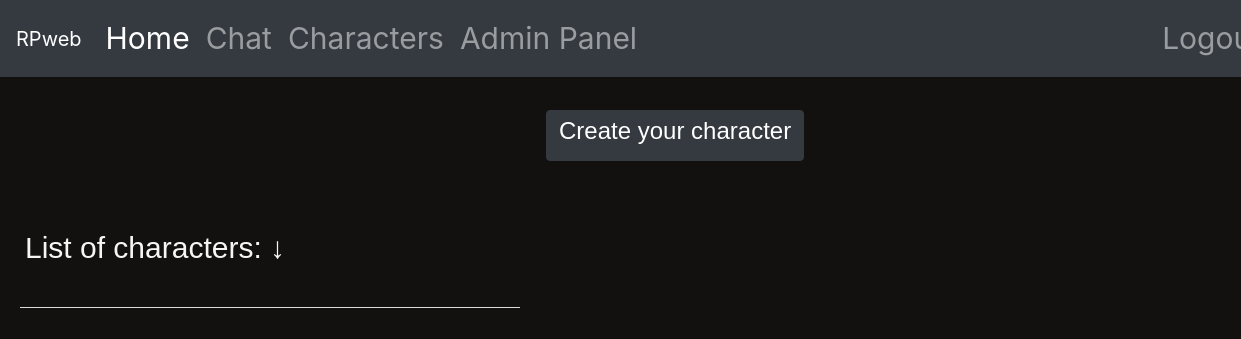
Page /characters/ (signed in) on the earlier database version.
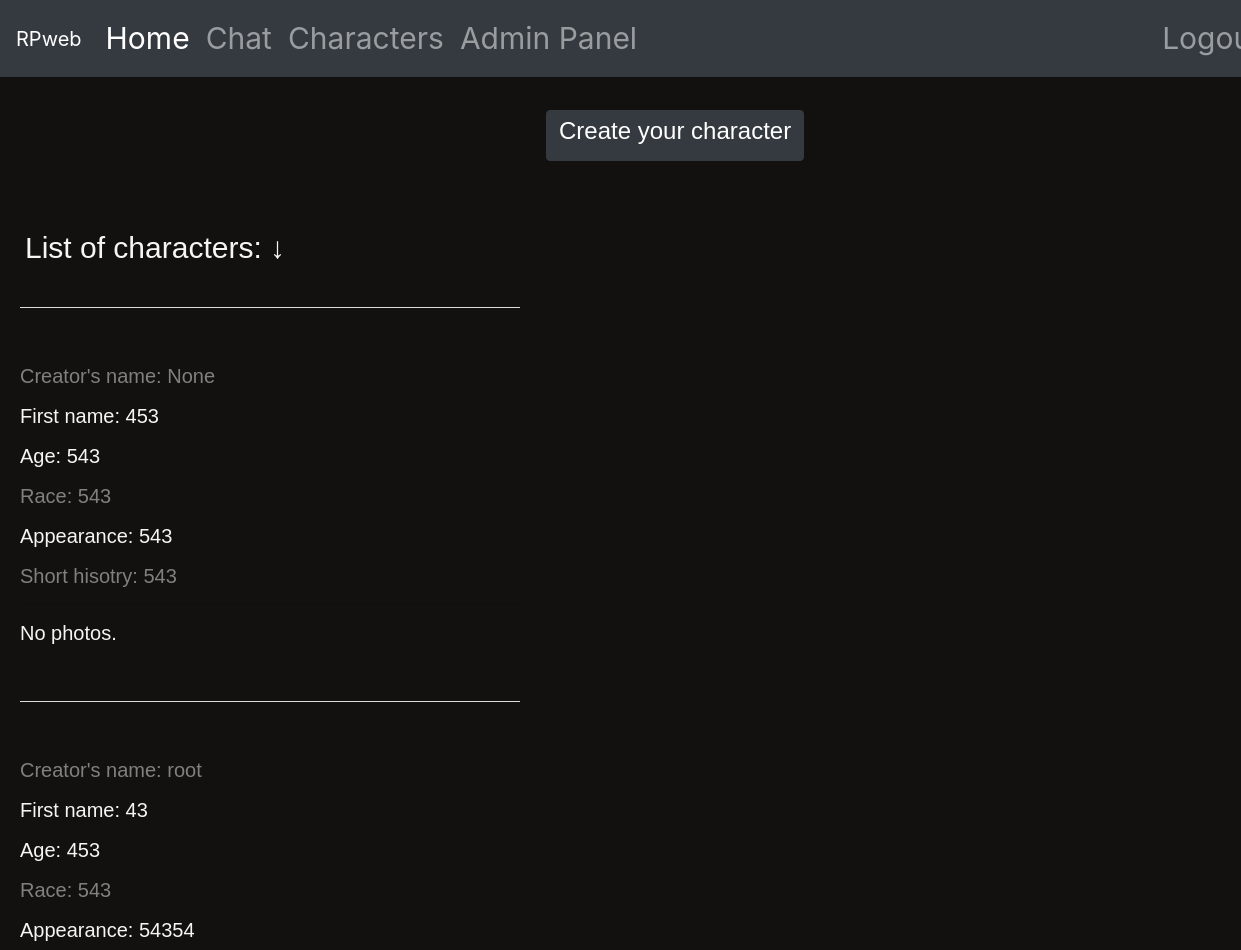
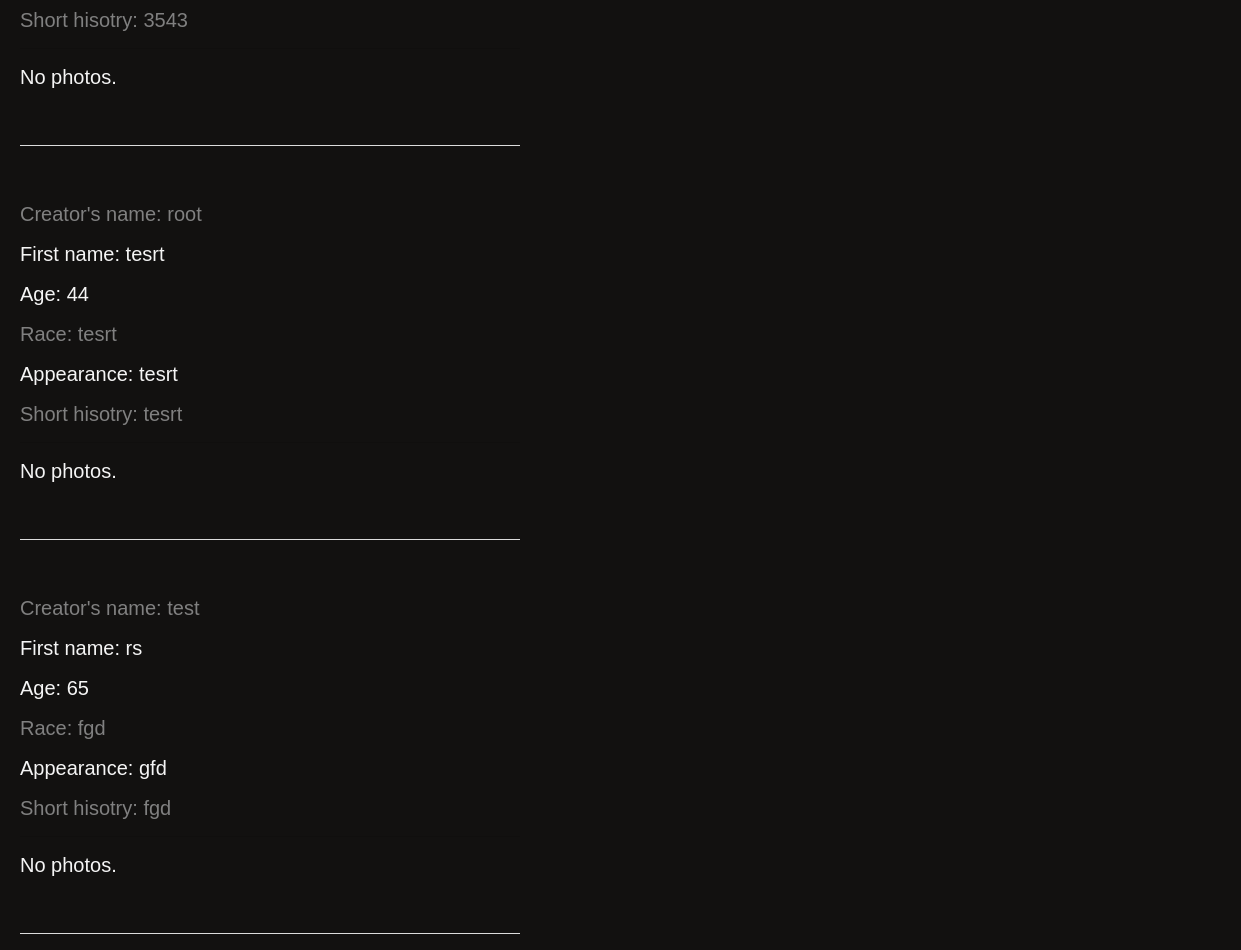
Same page on the later database version (2 pictures, top to bottom).
### chat/models.py (models this page shows, shortened)
class Character(models.Model):
    author = models.ForeignKey(User, db_index=True, null=True, default=User, on_delete=models.CASCADE)
    first_name = models.CharField(max_length=200, null=True)
    last_name = models.CharField(max_length=200, null=True)
    age = models.DecimalField(max_digits=12, decimal_places=0, null=True)
    race = models.CharField(max_length=100, null=True)
    appearance = models.TextField(max_length=500, null=True)
    short_hisotry = models.TextField(max_length=500, null=True)
    img = models.ImageField(null=True, blank=True, upload_to='images/')

### chat/views.py (the view)
# urls.py: path('characters/', characters, name='characters'),
def characters(request):
    data = Character.objects.all()
    file = Character(request.FILES)
    return render(request, 'chat/char.html', {'data': data, 'file': file})

### chat/templates/chat/char.html (shortened to what this page needs)
{% extends 'chat/base.html' %}
{% block content %}
{% if user.is_authenticated == False %}
<div class="user-not-login">
    <p class="user-not-loginh5">
        If you want to see this content <br>
        You must to login ➜ <a href="{% url 'login' %}" class="user-not-logina">here</a>,<br>
        Or create an account ➜ <a href="{% url 'register' %}" class="user-not-logina">here</a>.
    </p>
</div>
{% else %}
<div class="all">
<div class="user-login">
        <div class="button">
            <a href="{% url 'create' %}"><button type="submit" class="btn btn-dark"><h4>Create your character</h4></button></a>
        </div>
    <div class="content">
        <p class="list">List of characters: ↓</p>
        <div class="content2">
            <hr style="background-color: whitesmoke;">
            {% for i in data %}
                <br>
                <a href="{% url 'characters' %}"><p><h5 style="color: grey;">Creator's name: {{ i.author }}</h5></p></a>
                <p><h5>First name: {{ i.first_name }}</h5></p>
                <p><h5>Age: {{ i.age }}</h5></p>
                <p><h5 style="color: grey;">Race: {{ i.race }}</h5></p>
                <p><h5>Appearance: {{ i.appearance }}</h5></p>
                <p><h5 style="color: grey;">Short hisotry: {{ i.short_hisotry }}</h5></p>
                <hr>
                {% if i.img %}
                <div class="text-center">
                    <img src="{{ i.img.url }}" class="rounded" alt="character image" width="500px">
                </div>
                <br>
                {% else %}
                <p><h5 style="color: whitesmoke;">No photos.</h5></p>
                {% endif %}
                <br>
                <hr style="background-color: whitesmoke;">
            {% endfor %}
        </div>
    </div>
</div>
{% endif %}
</div>
{% endblock %}

### chat/templates/chat/base.html (shortened to what this page needs)
<!DOCTYPE html>
<html lang="pl">
<head>
    <link rel="stylesheet" href="https://cdn.jsdelivr.net/npm/bootstrap@4.3.1/dist/css/bootstrap.min.css"
>
</head>
<body>
<nav class="navbar navbar-expand-lg navbar-dark bg-dark">
    <a class="navbar-brand" href="">RPweb</a>
    <div class="collapse navbar-collapse" id="navbarNav">
      <ul class="navbar-nav">
        <li class="nav-item active">
          <a class="nav-link" href="{% url 'home' %}">Home<span class="sr-only">(current)</span></a>
        </li>
        <li class="nav-item">
          <a class="nav-link" href="{% url 'chat' %}">Chat</a>
        </li>
        <li class="nav-item">
          <a class="nav-link" href="{% url 'characters' %}">Characters</a>
        </li>
        {% if user.is_authenticated == False %}
        <li class="nav-item">
            <a class="nav-link" href="{% url 'login' %}">Login</a>
          </li>
        <li class="nav-item">
            <a class="nav-link" href="{% url 'register' %}">Register</a>
        </li>
        {% else %}
        <div class="nav2">
          <li class="nav-item">
            <a class="nav-link" href="{% url 'logout' %}">Logout</a>
          </li>
        </div>
        {% endif %}
        {% if user.is_authenticated == True and user.is_superuser == True %}
        <li class="nav-item">
          <a class="nav-link" href="admin">Admin Panel</a>
        </li>
        {% endif %}
      </ul>
    </div>
  </nav>
{% block content %}
{% endblock %}
</body>
</html>

### chat/templates/chat/base.html (style rules this page uses)
html { font-family: 'Gill Sans', 'Gill Sans MT', Calibri, 'Trebuchet MS', sans-serif; color: whitesmoke; background-color:rgb(18, 17, 16); }
nav { font-size: 30px; }
.nav2 { position: absolute; left: 93%; }

### chat/templates/chat/char.html (style rules this page uses)
.all { color: whitesmoke; font-family: 'Gill Sans', 'Gill Sans MT', Calibri, 'Trebuchet MS', sans-serif; }
.button { position: absolute; top: 110px; left: 44%; width: 500px; }
.content { background-color:rgb(18, 17, 16); position: absolute; top: 200px; padding: 20px; }
.list { padding: 5px; font-size: 30px; }
.content2 { position: absolute; width: 500px; }

Differences in the rows shown:
added Character: author "None", first_name "453", age "543", race "543", appearance "543", short_hisotry "543", img "No photos."
added Character: author "root", first_name "43", age "453", race "543", appearance "54354", short_hisotry "3543", img "No photos."
added Character: author "root", first_name "tesrt", age "44", race "tesrt", appearance "tesrt", short_hisotry "tesrt", img "No photos."
added Character: author "test", first_name "rs", age "65", race "fgd", appearance "gfd", short_hisotry "fgd", img "No photos."
